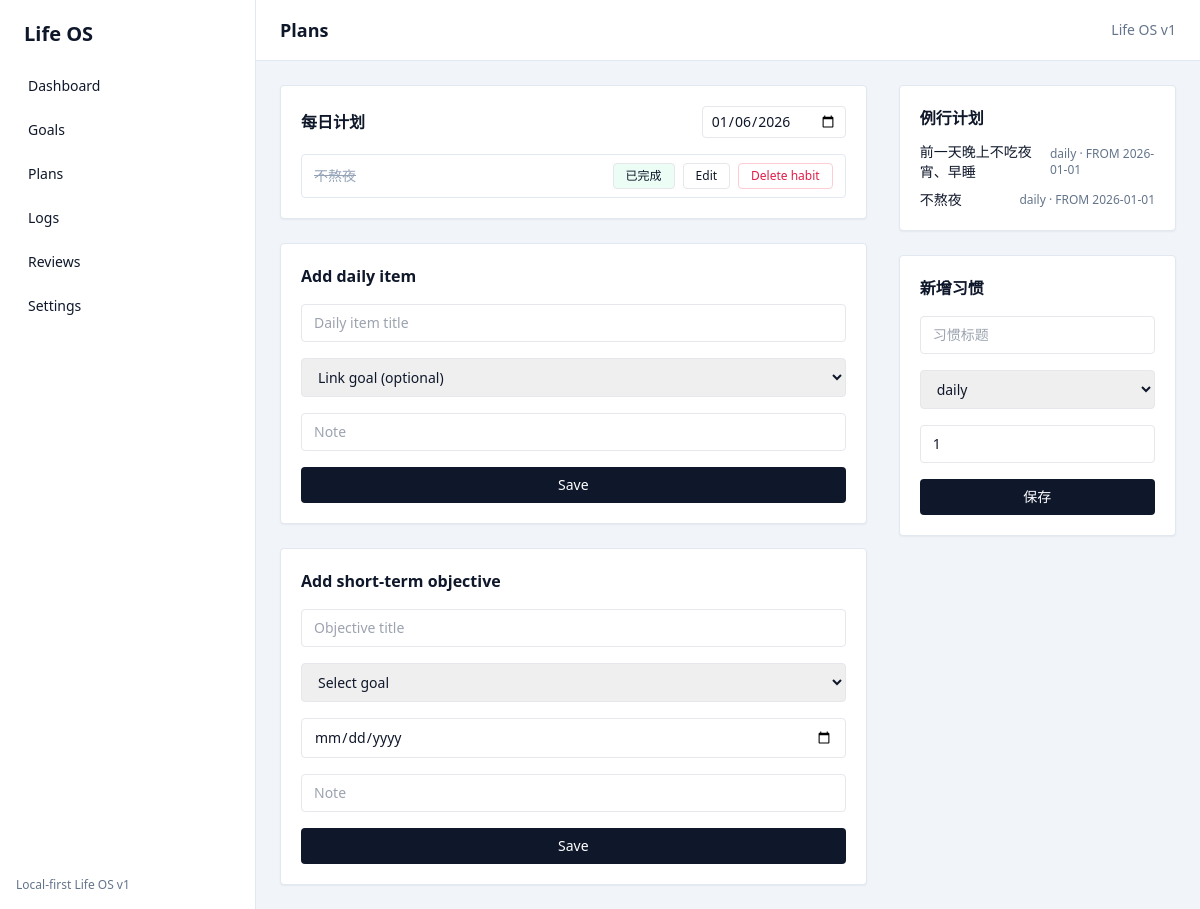
The app's page /plans with its own data.
### app/domain/models.py (models this page shows)
class PlanItem(SQLModel, table=True):
    id: Optional[int] = Field(default=None, primary_key=True)
    daily_plan_id: int = Field(foreign_key="dailyplan.id")
    title: str
    linked_goal_id: Optional[int] = Field(default=None, foreign_key="goal.id")
    linked_habit_id: Optional[int] = Field(default=None, foreign_key="habit.id")
    linked_objective_id: Optional[int] = Field(
        default=None, foreign_key="short_term_objective.id"
    )
    status: str = "pending"
    completed_at: Optional[datetime] = None
    note: str = ""

class HabitTemplate(SQLModel, table=True):
    __tablename__ = "habit"
    id: Optional[int] = Field(default=None, primary_key=True)
    title: str
    frequency: str
    target_per_week: int = 7
    start_date: date = Field(default_factory=date.today)
    active: bool = True
    created_at: datetime = Field(default_factory=datetime.utcnow)

### app/web/routes.py (the view)
@router.get("/plans", response_class=HTMLResponse)
def plans(request: Request, target_date: Optional[str] = None) -> Response:
    session = _get_session(request)
    selected_date = _parse_date(target_date, _today())
    plan = _ensure_daily_plan(session, selected_date)
    _sync_plan_items(session, plan)
    items = session.exec(select(PlanItem).where(PlanItem.daily_plan_id == plan.id)).all()
    habits = session.exec(select(HabitTemplate).where(HabitTemplate.active == True)).all()  # noqa: E712
    goals_list = session.exec(select(Goal)).all()
    return templates.TemplateResponse(
        "plans.html",
        {
            "request": request,
            "selected_date": selected_date,
            "plan_items": items,
            "habits": habits,
            "goals": goals_list,
        },
    )

### app/web/templates/plans.html (shortened to what this page needs)
{% extends "base.html" %}
{% block page_title %}Plans{% endblock %}
{% block content %}
  <div class="grid lg:grid-cols-3 gap-8">
    <div class="lg:col-span-2 space-y-6">
      <div class="bg-white p-5 rounded border border-slate-200 shadow-sm">
        <div class="flex items-center justify-between">
          <div class="text-base font-semibold">每日计划</div>
          <input class="border rounded px-2 py-1 text-sm" type="date" value="{{ selected_date }}" onchange="location.href='/plans?target_date=' + this.value" />
        </div>
        <div class="mt-4 space-y-3" id="plan-list">
          {% if plan_items %}
            {% for item in plan_items %}
              {% include "partials/plan_item.html" %}
            {% endfor %}
          {% else %}
            <div class="text-sm text-slate-500">暂无计划项</div>
          {% endif %}
        </div>
      </div>
      <form class="bg-white p-5 rounded border border-slate-200 shadow-sm space-y-4" method="post" action="/plans/items/daily">
        <div class="text-base font-semibold">Add daily item</div>
        <input class="w-full border rounded px-3 py-2 text-sm" name="title" placeholder="Daily item title" required />
        <select class="w-full border rounded px-3 py-2 text-sm" name="linked_goal_id">
          <option value="">Link goal (optional)</option>
        </select>
        <input class="w-full border rounded px-3 py-2 text-sm" name="note" placeholder="Note" />
        <button class="w-full bg-slate-900 text-white py-2 rounded text-sm">Save</button>
      </form>
      <form class="bg-white p-5 rounded border border-slate-200 shadow-sm space-y-4" method="post" action="/plans/items">
        <div class="text-base font-semibold">Add short-term objective</div>
        <input class="w-full border rounded px-3 py-2 text-sm" name="title" placeholder="Objective title" required />
        <select class="w-full border rounded px-3 py-2 text-sm" name="linked_goal_id" required>
          <option value="" disabled selected>Select goal</option>
        </select>
        <input class="w-full border rounded px-3 py-2 text-sm" type="date" name="due_date" required />
        <input class="w-full border rounded px-3 py-2 text-sm" name="note" placeholder="Note" />
        <button class="w-full bg-slate-900 text-white py-2 rounded text-sm">Save</button>
      </form>
    </div>
    <div class="space-y-6">
      <div class="bg-white p-5 rounded border border-slate-200 shadow-sm">
        <div class="text-base font-semibold">例行计划</div>
        <div class="mt-3 space-y-2">
          {% for habit in habits %}
            <div class="flex items-center justify-between text-sm">
              <div>{{ habit.title }}</div>
              <div class="text-xs text-slate-500">{{ habit.frequency }} · FROM {{ habit.start_date or '2026-01-01' }}</div>
            </div>
          {% endfor %}
        </div>
      </div>
      <form class="bg-white p-5 rounded border border-slate-200 shadow-sm space-y-4" method="post" action="/habits">
        <div class="text-base font-semibold">新增习惯</div>
        <input class="w-full border rounded px-3 py-2 text-sm" name="title" placeholder="习惯标题" required />
        <select class="w-full border rounded px-3 py-2 text-sm" name="frequency">
          <option value="daily">daily</option>
        </select>
        <input class="w-full border rounded px-3 py-2 text-sm" name="target_per_week" type="number" min="1" max="7" value="1" />
        <button class="w-full bg-slate-900 text-white py-2 rounded text-sm">保存</button>
      </form>
    </div>
  </div>
{% endblock %}

### app/web/templates/base.html (shortened to what this page needs)
<!DOCTYPE html>
<html lang="en">
  <head>
    <script src="https://cdn.tailwindcss.com"></script>
    <link
      rel="stylesheet"
      href="https://cdn.jsdelivr.net/npm/@fontsource/space-grotesk@5.0.18/index.css"
    />
  </head>
  <body class="bg-slate-100 text-slate-900">
    <div class="min-h-screen flex">
      <aside
        id="sidebar"
        class="bg-white w-64 border-r border-slate-200 hidden md:flex flex-col"
      >
        <div class="px-6 py-5 text-xl font-semibold">Life OS</div>
        <nav class="flex-1 px-4 space-y-2 text-sm">
          <a class="block px-3 py-2 rounded hover:bg-slate-100" href="/dashboard">Dashboard</a>
          <a class="block px-3 py-2 rounded hover:bg-slate-100" href="/goals">Goals</a>
          <a class="block px-3 py-2 rounded hover:bg-slate-100" href="/plans">Plans</a>
          <a class="block px-3 py-2 rounded hover:bg-slate-100" href="/logs">Logs</a>
          <a class="block px-3 py-2 rounded hover:bg-slate-100" href="/reviews">Reviews</a>
          <a class="block px-3 py-2 rounded hover:bg-slate-100" href="/settings">Settings</a>
        </nav>
        <div class="px-4 py-4 text-xs text-slate-500">Local-first Life OS v1</div>
      </aside>
      <div class="flex-1 flex flex-col">
        <header class="bg-white border-b border-slate-200 px-6 py-4 flex items-center justify-between">
          <div class="flex items-center gap-3">
            <div class="font-semibold text-lg">{% block page_title %}{% endblock %}</div>
          </div>
          <div class="text-sm text-slate-500">Life OS v1</div>
        </header>
        <main class="flex-1 px-6 py-6">
          <div class="mx-auto w-full max-w-6xl">{% block content %}{% endblock %}</div>
        </main>
      </div>
    </div>
  </body>
</html>

### app/web/templates/partials/plan_item.html (shortened to what this page needs)
<div class="plan-item flex items-center justify-between border border-slate-200 rounded px-3 py-2 text-sm">
  <div class="flex-1">
    <div class="{% if item.completed_at %}line-through text-slate-400{% endif %}">{{ item.title }}</div>
  </div>
  <div class="flex items-center gap-2">
  <form
    hx-post="/plans/items/{{ item.id }}/toggle"
    hx-target="closest .plan-item"
    hx-swap="outerHTML"
  >
    <button class="text-xs px-3 py-1 border rounded {% if item.completed_at %}bg-emerald-50{% endif %}">
      {{ "已完成" if item.completed_at else "标记完成" }}
    </button>
  </form>
    <button
      class="text-xs px-3 py-1 border rounded"
      hx-get="/plans/items/{{ item.id }}/edit"
      hx-target="closest .plan-item"
      hx-swap="outerHTML"
    >
      Edit
    </button>
    <button
      class="text-xs px-3 py-1 border rounded text-rose-600 border-rose-200"
      hx-post="{% if item.linked_habit_id %}/habits/{{ item.linked_habit_id }}/delete{% else %}/plans/items/{{ item.id }}/delete{% endif %}"
      hx-target="closest .plan-item"
      hx-swap="outerHTML"
      hx-confirm="{% if item.linked_habit_id %}Confirm delete Habit &quot;{{ item.title }}&quot;? This will stop future weekly/daily generation.{% else %}Confirm delete Plan &quot;{{ item.title }}&quot;? This action cannot be undone.{% endif %}"
    >
      {% if item.linked_habit_id %}Delete habit{% else %}Delete{% endif %}
    </button>
  </div>
</div>

### app/web/templates/base.html (style rules this page uses)
body { font-family: "Space Grotesk", ui-sans-serif, system-ui; }

### records on screen
PlanItem: title "不熬夜", completed_at "已完成", shows "Delete habit"
HabitTemplate: title "前一天晚上不吃夜宵、早睡", frequency "daily", start_date "2026-01-01"
HabitTemplate: title "不熬夜", frequency "daily", start_date "2026-01-01"
